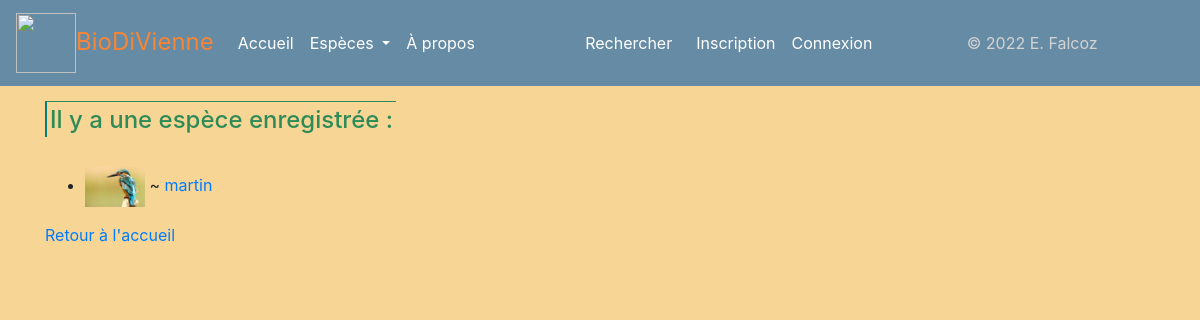
/regne/1, run on an earlier commit of the app's database.
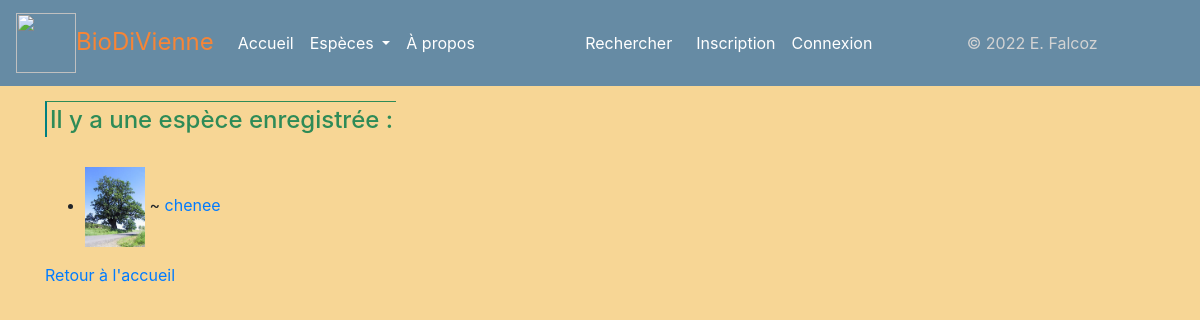
And on a later commit of the database.
### app.py (models this page shows)
class Espece(db.Model):
    espece_id = db.Column(db.Integer, unique=True, nullable=False, primary_key=True, autoincrement=True)
    espece_fichier = db.Column(db.Text, unique=True, nullable=False)
    espece_regne = db.Column(db.Text)
    espece_nom_vernaculaire = db.Column(db.Text, nullable=False)
    espece_nom_latin = db.Column(db.Text, unique=True, nullable=False)
    espece_description = db.Column(db.Text)
    espece_preoccupation = db.Column(db.Text)
    authorships = db.relationship("Authorship", back_populates="espece")

### app.py (the view)
@app.route('/regne/<int:espece_id>')
def regne(espece_id):
    especes = []
    if espece_id == 0:
        especes = Espece.query.all()
    elif espece_id == 1:
        especes = Espece.query.filter(Espece.espece_regne.like("animal")).all()
    elif espece_id == 2:
        especes = Espece.query.filter(Espece.espece_regne.like("vegetal")).all()
    else:
        especes = []
    return render_template('pages/regne.html', especes=especes)

### templates/pages/regne.html (shortened to what this page needs)
{% extends "conteneur.html" %}
{% block corps %}
<h4><span>
    {% if especes|length == 0 %}
    <div class="alert alert-warning" role="alert">
      Il n'y a pas d'espèces recensée.
    </div>
    {% elif especes|length == 1 %}
        Il y a une espèce enregistrée :
    {% else %}
        Il y a {{ especes|length }} espèces enregistrées au total :
    {% endif %}
</span></h4>
    <ul>
        {% for espece in especes %}
        <li><img src=/display/{{espece.espece_fichier}} width="60px" height="auto"> ~
        <a href="{{url_for('espece', espece_id=espece.espece_id)}}">{{espece.espece_nom_vernaculaire}}</a></li>
            {% endfor %}
        </ul>
        <p>
        <a href="{{url_for('accueil')}}">Retour à l'accueil</a>
        </p>
{% endblock %}

### templates/conteneur.html (shortened to what this page needs)
<!DOCTYPE html>
<html lang="fr">
<head>
    <head>
    {% include "partials/css.html" %}
        <link rel="stylesheet" href="/static/css/style.css">
</head>
<body>
    <nav class="navbar navbar-expand-lg navbar-light" style="background-color: #668ba4;">
        <a class="navbar-brand" href="{{url_for('accueil')}}" style="color: #f78536; font-size: x-large;"> <img class="d-inline-block" src="{{url_for('static', filename='images/pavot.png')}}" width="60" height="60" class="d-inline-block align-text-top"/>BioDiVienne</a>
        <ul class="navbar-nav mr-auto mt-2 mt-lg-0">
          <li class="nav-item active">
            <a class="nav-link nav-info" style="color: white" href="{{url_for('accueil')}}">Accueil</a>
          </li>
          <li class="nav-item dropdown nav-item">
            <a class="nav-link dropdown-toggle" style="color: white" href="#" id="EspecesDropdown" role="button" data-toggle="dropdown" aria-haspopup="true" aria-expanded="false">
              Espèces
            </a>
          </li>
            <li class="nav-item">
            <a class="nav-link " style="color: white;" href="{{url_for('page_apropos')}}">À propos</a>
          </li>
        </ul>
        <form class="form-inline my-2 my-lg-0" action="{{url_for('recherche')}}" method="GET">
            <a class="nav-link" style="color: white" src="{{url_for('recherche')}}" href="{{url_for('recherche')}}">Rechercher</a>
        </form>
        <ul class="navbar-nav mr-auto">
                {% if not current_user.is_authenticated %}
                  <li class="nav-item">
                    <a class="nav-link" style="color: white" href="{{url_for("inscription")}}">Inscription</a>
                  </li>
                  <li class="nav-item">
                    <a class="nav-link" style="color: white" href="{{url_for("connexion")}}">Connexion</a>
                  </li>
                {% endif %}
        </ul>
        <ul class="navbar-nav mr-auto">
            <li class="nav-item" style="color: lightgray">&copy; 2022 E. Falcoz</li>
        </ul>
    </nav>
    <div class="container">
    {% block corps %}{% endblock %}
    </div>
</body>
</html>

### templates/partials/css.html (shortened to what this page needs)
<link rel="stylesheet" href="{{ url_for('static', filename='css/bootstrap.css')}}">

### static/css/style.css (style rules this page uses)
.container { background-image: none; }

### templates/pages/regne.html (style rules this page uses)
body { background-color: #f7d695; }
span { color: seagreen; border-left: solid teal 2px; border-top: solid thin; padding: 3px; }
h4 { margin-top: 20px; margin-bottom: revert; }
li { margin: inherit; }

What changed in the data, as far as the page shows it:
removed Espece: espece_fichier (picture), espece_nom_vernaculaire "martin"
added Espece: espece_fichier (picture), espece_nom_vernaculaire "chenee"
